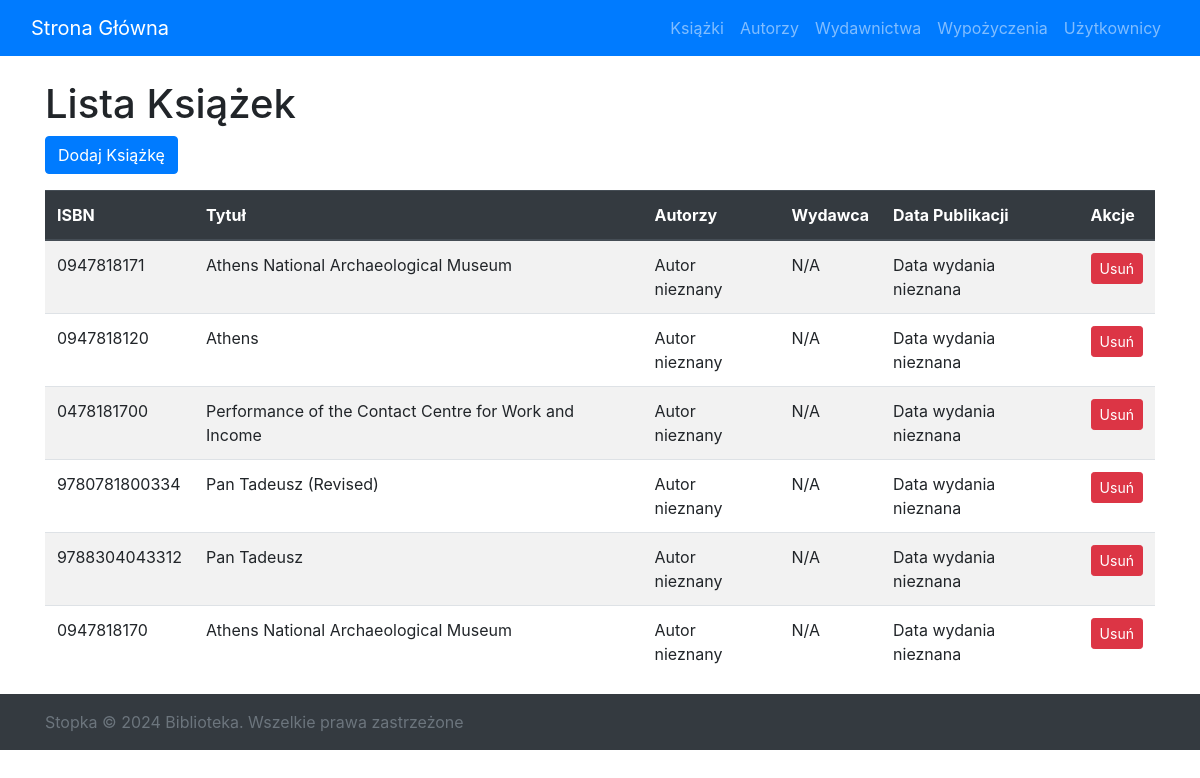
The page /books/ on the database its author committed.
### library_app/models.py (models this page shows, shortened)
class Book(models.Model):
    STATUS_CHOICES = (
        ('available', 'Available'),
        ('borrowed', 'Borrowed'),
    )
    isbn = models.CharField(max_length=13)
    title = models.CharField(max_length=255)
    authors = models.CharField(max_length=255, default='Autor nieznany')
    publisher = models.CharField(max_length=255, default = 'Wydawca nieznany')
    publication_date = models.CharField(max_length=10, default = 'Data wydania nieznana')
    status = models.CharField(max_length=10, choices=STATUS_CHOICES, default='available')
    unique_id = models.AutoField(primary_key=True, unique=True)

### library_app/views.py (the view)
# urls.py: path('books/', views.book_list, name='book-list'),
def book_list(request):
    books = Book.objects.all()
    return render(request, 'lists/book_list.html', {'books': books})

### library_app/templates/lists/book_list.html
{% extends 'library_app/base.html' %}
{% block content %}
<h1>Lista Książek</h1>
<a href="{% url 'book-create' %}" class="btn btn-primary mb-3">Dodaj Książkę</a>
<table class="table table-striped">
    <thead class="thead-dark">
        <tr>
            <th scope="col">ISBN</th>
            <th scope="col">Tytuł</th>
            <th scope="col">Autorzy</th>
            <th scope="col">Wydawca</th>
            <th scope="col">Data Publikacji</th>
            <th scope="col">Akcje</th>
        </tr>
    </thead>
    <tbody>
        {% for book in books %}
        <tr>
            <td>{{ book.isbn }}</td>
            <td>{{ book.title }}</td>
            <td>{{ book.authors }}</td>
            <td>{{ book.publisher }}</td>
            <td>{{ book.publication_date }}</td>
            <td>
                <a href="{% url 'book-delete' book.pk %}" class="btn btn-danger btn-sm">Usuń</a>
            </td>
        </tr>
        {% empty %}
        <tr>
            <td colspan="6" class="text-center">Brak książek do wyświetlenia.</td>
        </tr>
        {% endfor %}
    </tbody>
</table>
{% endblock %}

### rows shown on the page
Book: isbn "0947818171", title "Athens National Archaeological Museum", authors "Autor nieznany", publisher "N/A", publication_date "Data wydania nieznana"
Book: isbn "0947818120", title "Athens", authors "Autor nieznany", publisher "N/A", publication_date "Data wydania nieznana"
Book: isbn "0478181700", title "Performance of the Contact Centre for Work and Income", authors "Autor nieznany", publisher "N/A", publication_date "Data wydania nieznana"
Book: isbn "9780781800334", title "Pan Tadeusz (Revised)", authors "Autor nieznany", publisher "N/A", publication_date "Data wydania nieznana"
Book: isbn "9788304043312", title "Pan Tadeusz", authors "Autor nieznany", publisher "N/A", publication_date "Data wydania nieznana"
Book: isbn "0947818170", title "Athens National Archaeological Museum", authors "Autor nieznany", publisher "N/A", publication_date "Data wydania nieznana"
